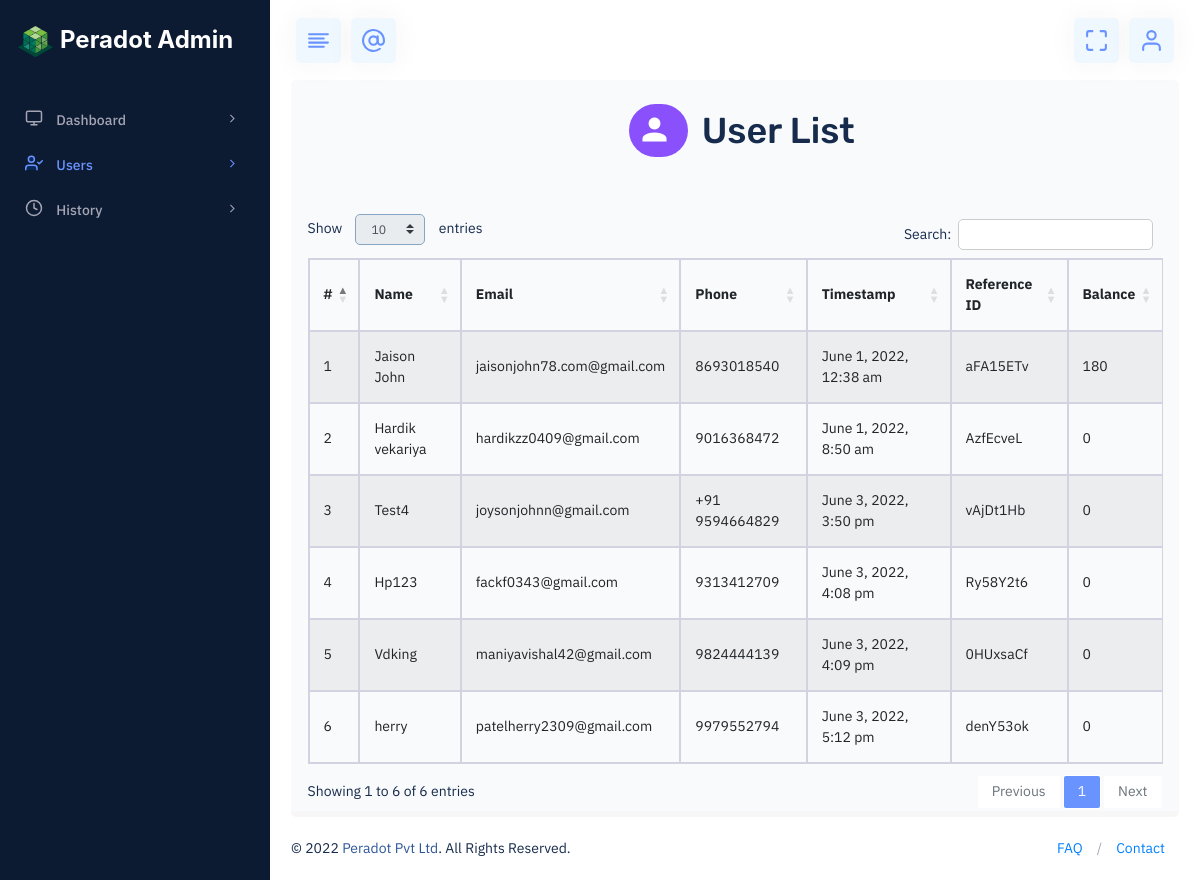
The page /Dashboard/main-semi-light/user.php (signed in) on the database its author committed.
### tables this page shows
CREATE TABLE `users` (
  `id` int(11) NOT NULL,
  `username` varchar(255) NOT NULL,
  `email` varchar(255) NOT NULL,
  `phone` varchar(255) NOT NULL,
  `password` varchar(255) NOT NULL,
  `status` enum('0','1') NOT NULL DEFAULT '1',
  `timestamp` varchar(255) NOT NULL,
  `metamask` varchar(255) NOT NULL,
  `withdraw` int(11) NOT NULL DEFAULT 0,
  `deposit` int(11) NOT NULL DEFAULT 0,
  `reward` int(11) NOT NULL,
  `days` int(11) NOT NULL,
  `amount` int(11) NOT NULL DEFAULT 0,
  `reference_id` varchar(255) NOT NULL,
  `admin` enum('0','1') NOT NULL DEFAULT '0',
  `code` varchar(255) NOT NULL
);

### Dashboard/main-semi-light/user.php (the view, shortened to what this page needs)
<?php
include '../../function.php';
?>
<!DOCTYPE html>
<html lang="en">
<head>
    <link rel="stylesheet" href="css/vendors_css.css" />
    <link href="https://www.amcharts.com/lib/3/plugins/export/export.css" rel="stylesheet" type="text/css" />
    <link rel="stylesheet" href="https://cdnjs.cloudflare.com/ajax/libs/twitter-bootstrap/4.5.2/css/bootstrap.css">
    <link rel="stylesheet" href="https://cdn.datatables.net/1.12.1/css/dataTables.bootstrap4.min.css">
    <link rel="stylesheet" href="css/style.css" />
    <link rel="stylesheet" href="css/skin_color.css" />
    <link rel="stylesheet" href="css/custom2.css" />
</head>
<body class="hold-transition light-skin sidebar-mini theme-primary fixed">
    <div class="wrapper">
        <header class="main-header">
        <div class="d-flex align-items-center logo-box justify-content-start">
          <a href="index.php" class="logo" style="text-decoration: none;">
            <div class="logo-mini w-40 m-auto">
              <span class="light-logo"
                ><img src="../images/logo.png" alt="logo"
              /></span>
            </div>
            <div class="logo-lg align-items-center m-auto ">
              <h3 class="title text-bold text-center" style="color: white; font-family: -apple-system,BlinkMacSystemFont,'Segoe UI',Roboto,'Helvetica Neue',Arial,sans-serif,'Apple Color Emoji','Segoe UI Emoji','Segoe UI Symbol'">Peradot Admin</h3>
            </div>
          </a>
        </div>
            <nav class="navbar navbar-static-top">
              <div class="app-menu">
                <ul class="header-megamenu nav">
                  <li class="btn-group nav-item">
                    <a
                      href="#"
                      class="waves-effect waves-light nav-link push-btn btn-primary-light"
                      data-toggle="push-menu"
                      role="button"
                    >
                      <i data-feather="align-left"></i>
                    </a>
                  </li>
                  <li class="btn-group nav-item d-none d-xl-inline-block">
                    <a
                      href=""
                      class="waves-effect waves-light nav-link svg-bt-icon btn-primary-light"
                      title="Mailbox"
                    >
                      <i data-feather="at-sign"></i>
                    </a>
                  </li>
                </ul>
              </div>
              <div class="navbar-custom-menu r-side">
                <ul class="nav navbar-nav">
                  <li class="btn-group nav-item d-lg-inline-flex d-none">
                    <a
                      href="#"
                      data-provide="fullscreen"
                      class="waves-effect waves-light nav-link full-screen btn-primary-light"
                      title="Full Screen"
                    >
                      <i data-feather="maximize"></i>
                    </a>
                  </li>
                  <li class="dropdown user user-menu">
                            <a href="#" class="waves-effect waves-light dropdown-toggle btn-primary-light"
                                data-bs-toggle="dropdown" title="User">
                                <i data-feather="user"></i>
                            </a>
                        </li>
                </ul>
              </div>
            </nav>
          </header>
        <aside class="main-sidebar">
            <section class="sidebar position-relative">
                <div class="multinav">
                    <div class="multinav-scroll" style="height: 100%">
                        <ul class="sidebar-menu" data-widget="tree">
                            <li class="">
                                <a href="admin.php">
                                    <i data-feather="monitor"></i>
                                    <span>Dashboard</span>
                                    <span class="pull-right-container">
                                        <i class="fa fa-angle-right pull-right"></i>
                                    </span>
                                </a>
                            </li>
                            <li class="active">
                                <a href="user.php">
                                    <i data-feather="user-check"></i>
                                    <span>Users</span>
                                    <span class="pull-right-container">
                                        <i class="fa fa-angle-right pull-right"></i>
                                    </span>
                                </a>
                            </li>
                            <li class="">
                                <a href="history.php">
                                <i data-feather="clock" ></i>
                                    <span>History</span>
                                    <span class="pull-right-container">
                                        <i class="fa fa-angle-right pull-right"></i>
                                    </span>
                                </a>
                            </li>
                        </ul>
                    </div>
                </div>
            </section>
        </aside>
        <div class="content-wrapper">
            <div class="container-full">
                <section class="content">
                    <div class="row">
                        <div class="col-xl-12">
                            <div class="row">
                                <div class="col-12 text-center my-2">
                                    <h1 class="fw-500 m-0 text-center"><i
                                            class="mx-3 mdi mdi-account btn-rounded btn-info down_box">
                                        </i> User List</h1>
                                </div>
                            </div>
                            <div class="row mt-55">
                            <div class="table-responsive">
                                <table class="table table-striped table-bordered" id="tablez">
                                    <thead>
                                        <tr>
                                            <th>#</th>
                                            <th>Name</th>
                                            <th>Email</th>
                                            <th>Phone</th>
                                            <th>Timestamp</th>
                                            <th>Reference ID</th>
                                            <th>Balance</th>
                                        </tr>
                                    </thead>
                                    <tbody>
                                                    <?php
                                                        $res=mysqli_query($con,"SELECT * FROM users WHERE admin = '0'");
                                                        $i=1;
                                                        while($row=mysqli_fetch_assoc($res)){
                                                    ?>
                                                        <tr>
                                                            <td><?php echo $i++ ?></td>
                                                            <td><?php echo $row['username']?></td>
                                                            <td><?php echo $row['email']?></td>
                                                            <td><?php echo $row["phone"] ?></td>
                                                            <td><?php echo $row['timestamp']?></td>
                                                            <td><?php echo $row['reference_id']?></td>
                                                            <td><?php echo $row['amount']?></td>
                                                        </tr>
                                                       <?php } ?>
                                                    </tbody>
                                </table>
                            </div>
                        </div>
                        </div>
                    </div>
                </section>
            </div>
        </div>
        <footer class="main-footer">
            <div class="pull-right d-none d-sm-inline-block">
                <ul class="nav nav-primary nav-dotted nav-dot-separated justify-content-center justify-content-md-end">
                    <li class="nav-item">
                        <a class="nav-link" href="javascript:void(0)">FAQ</a>
                    </li>
                    <li class="nav-item">
                        <a class="nav-link" href="" target="_blank">Contact</a>
                    </li>
                </ul>
            </div>
            &copy; 2022
            <a href="">Peradot Pvt Ltd</a>.
            All Rights Reserved.
        </footer>
</body>
</html>

### Dashboard/main-semi-light/css/skin_color.css (style rules this page uses)
.light-skin .main-sidebar { border-right: 0px solid rgba(72, 94, 144, 0.16); background-color: #0c1a32; }
.light-skin .sidebar-menu > li:hover > a, .light-skin .sidebar-menu > li:active > a, .light-skin .sidebar-menu > li.active > a { color: #172b4c; }
.light-skin .sidebar-menu > li.active > a { background-color: #172b4c; color: #ffffff; }
.light-skin .sidebar-menu > li.active > a:after { content: " "; position: absolute; right: 0; top: 0; display: none; width: 0; height: 0; border-style: solid; border-width: 22px 10px 22px 0; border-color: transparent #fafafa transparent transparent !important; }
.light-skin .sidebar a { color: #b5b5c3; }

### Dashboard/main-semi-light/css/custom2.css (style rules this page uses)
.down_box { padding: 5px 7px; position: relative; top: 0px; }
.container-full { background-color: #F8FAFB; }

### rows shown on the page
users: username "Jaison John", email "jaisonjohn78.com@gmail.com", phone "8693018540", timestamp "June 1, 2022, 12:38 am", reference "aFA15ETv", amount "180"
users: username "Hardik vekariya", email "hardikzz0409@gmail.com", phone "9016368472", timestamp "June 1, 2022, 8:50 am", reference "AzfEcveL", amount "0"
users: username "Test4", email "joysonjohnn@gmail.com", phone "+91 9594664829", timestamp "June 3, 2022, 3:50 pm", reference "vAjDt1Hb", amount "0"
users: username "Hp123", email "fackf0343@gmail.com", phone "9313412709", timestamp "June 3, 2022, 4:08 pm", reference "Ry58Y2t6", amount "0"
users: username "Vdking", email "maniyavishal42@gmail.com", phone "9824444139", timestamp "June 3, 2022, 4:09 pm", reference "0HUxsaCf", amount "0"
users: username "herry", email "patelherry2309@gmail.com", phone "9979552794", timestamp "June 3, 2022, 5:12 pm", reference "denY53ok", amount "0"
